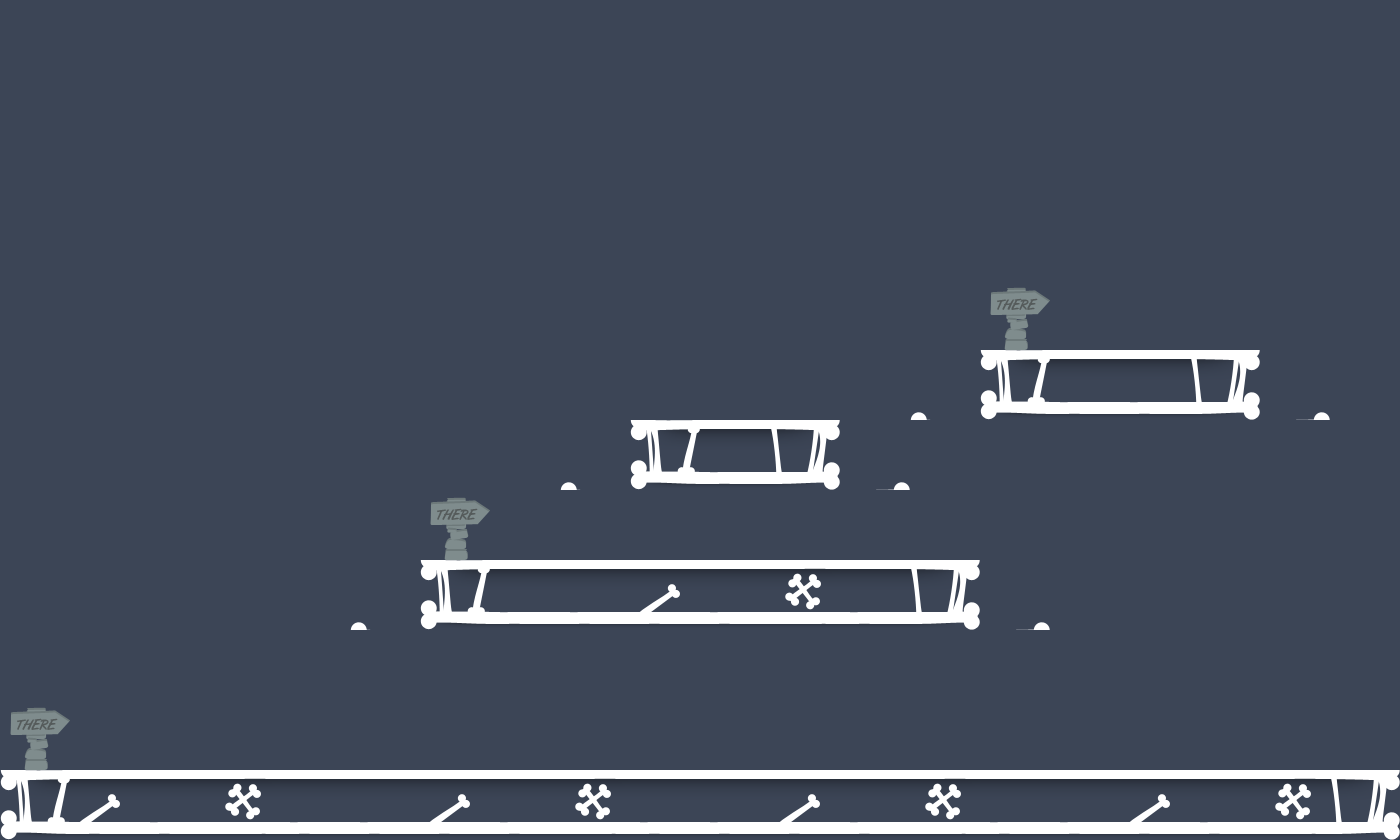

Below is a game level as drawn by its tile map, then a one-line description and the .tmx that defines it (tile-layer data replaced by summaries):
An orthogonal 20x12 tile map with 70x70 px tiles, 2 tile layers (collision, foreground) and 15 objects (8x enemy, 6x items, player).

<map version="1.0" orientation="orthogonal" width="20" height="12" tilewidth="70" tileheight="70" backgroundcolor="#3c4556">
 <tileset firstgid="1" name="map_tiles_70" tilewidth="70" tileheight="70">
  <image source="map_tiles_70.png" width="560" height="140" />
  <tile id="0" />
  <tile id="1" />
  <tile id="2" />
  <tile id="3" />
 </tileset>
 <objectgroup color="#ffff00" name="items" width="20" height="12">
  <object name="gun" type="items" x="140" y="700" width="70" height="140">
   <properties>
    <property name="bullets" value="5" />
   </properties>
  </object>
  <object name="health" type="items" x="980" y="700" width="70" height="140" />
  <object name="gun" type="items" x="1050" y="700" width="70" height="140">
   <properties>
    <property name="bullets" value="5" />
   </properties>
  </object>
  <object name="key" type="items" x="700" y="350" width="70" height="140" />
  <object name="exit_sign" type="items" x="1190" y="700" width="70" height="140" />
  <object name="door" type="items" x="1260" y="700" width="70" height="140" />
 </objectgroup>
 <objectgroup color="#00aa00" name="player" width="20" height="12">
  <object name="player" type="player" x="70" y="686" width="70" height="140">
   <properties>
    <property name="hint" value="They are too close together. I need a spread shot" />
   </properties>
  </object>
 </objectgroup>
 <objectgroup color="#ff0000" name="enemies" width="20" height="12">
  <object name="zombie" type="enemy" x="700" y="686" width="70" height="140">
   <properties>
    <property name="archetype" value="walker" />
   </properties>
  </object>
  <object name="zombie" type="enemy" x="840" y="686" width="70" height="140">
   <properties>
    <property name="archetype" value="brute" />
   </properties>
  </object>
  <object name="zombie" type="enemy" x="1050" y="266" width="70" height="140">
   <properties>
    <property name="archetype" value="spitter" />
   </properties>
  </object>
  <object name="zombie" type="enemy" x="490" y="476" width="70" height="140">
   <properties>
    <property name="archetype" value="walker" />
    <property name="startLeft" value="true" />
   </properties>
  </object>
  <object name="zombie" type="enemy" x="560" y="476" width="70" height="140">
   <properties>
    <property name="archetype" value="walker" />
    <property name="startLeft" value="true" />
   </properties>
  </object>
  <object name="zombie" type="enemy" x="630" y="336" width="70" height="140">
   <properties>
    <property name="archetype" value="walker" />
    <property name="startLeft" value="true" />
   </properties>
  </object>
  <object name="zombie" type="enemy" x="700" y="336" width="70" height="140">
   <properties>
    <property name="archetype" value="walker" />
   </properties>
  </object>
  <object name="zombie" type="enemy" x="770" y="336" width="70" height="140">
   <properties>
    <property name="archetype" value="walker" />
   </properties>
  </object>
 </objectgroup>
 <layer name="collision" width="20" height="12">
  <data>[240 cells, 35 non-empty, 5 distinct tile ids]</data>
 </layer>
 <layer name="foreground" width="20" height="12">
  <data>[240 cells, 9 non-empty, 3 distinct tile ids]</data>
 </layer>
</map>
